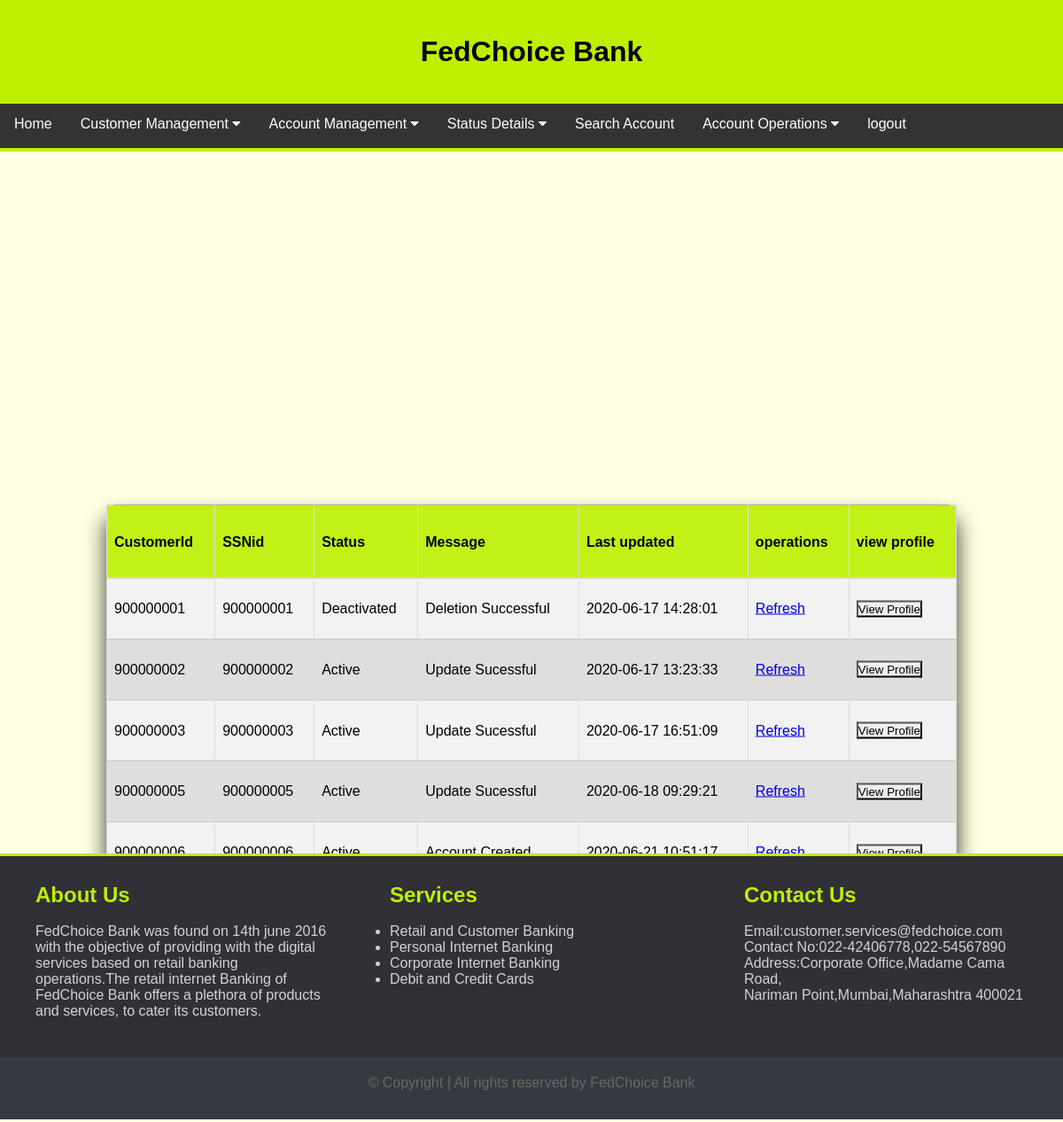
Page /customerstatus (signed in) on the committed database.
### application/models.py (models this page shows)
class Customerstatus(db.Model):
    __tablename__='customerstatus'
    SSNid=Column(Integer,CheckConstraint('SSNid>99999999 and SSNid<999999999'),primary_key=True)
    customerid=Column(Integer,CheckConstraint('customerid>99999999 and customerid<999999999'),unique=True)
    status=Column(String)
    message=Column(String)
    lastupdated=Column(DateTime)

### application/routes.py (the view)
@app.route('/customerstatus')     #route for customer status page
@login_required
def customerstatus():
    customers=Customerstatus.query.all()
    return render_template('customerstatus.html',customers=customers)

### application/__init__.py (called while the page is built)
@login_manager.user_loader
def user_loader(email):
    validate=Users.query.filter_by(email=email).first()
    if not validate:
        return
    user = User()
    user.id = email
    return user

### application/templates/customerstatus.html (shortened to what this page needs)
{% include 'includes/header.html' %}
{% include 'includes/navbar.html' %}
<body style="min-height: 0%;"></body>
    <table id="customers" class="box">
       <tr>
           <th>CustomerId</th>
            <th>SSNid</th>
           <th>Status</th>
           <th>Message</th>
           <th>Last updated</th>
           <th>operations</th>
           <th>view profile</th>
       </tr>
       {% for customer in customers %}
       <tr>
           <td>{{customer.customerid}}</td>
           <td>{{customer.SSNid}}</td>
           <td>{{customer.status}}</td>
           <td>{{customer.message}}</td>
           <td>{{customer.lastupdated.strftime("%Y-%m-%d %H:%M:%S")}}</td>
           <td><a href="#">Refresh</a></td>
           <td>
            <form action="{{ url_for('viewcustomer')}}" method="POST">
                    <button>View Profile</button>
            </form>
        </td>
       </tr>
       {% endfor %}
   </table>
</body>
</html>
{% include 'includes/footer.html' %}

### application/templates/includes/header.html (shortened to what this page needs)
<!doctype html>
<html>
<head>
<link rel="stylesheet" type="text/css" href="{{url_for('static',filename='css/style.css')}}">
<link rel="stylesheet" href="https://cdnjs.cloudflare.com/ajax/libs/font-awesome/4.7.0/css/font-awesome.min.css">
</head>
<div class='header'>
    <h1>FedChoice Bank </h1>
</div>

### application/templates/includes/navbar.html (shortened to what this page needs)
<div class="navbar">
  <a href="/home">Home</a>
    {% if current_user.is_authenticated %}
    <div class="dropdown">
      <button class="dropbtn">Customer Management
        <i class="fa fa-caret-down"></i>
      </button>
    </div>
    <div class="dropdown">
        <button class="dropbtn">Account Management
          <i class="fa fa-caret-down"></i>
        </button>
    </div>
    <div class="dropdown">
      <button class="dropbtn">Status Details
        <i class="fa fa-caret-down"></i>
      </button>
    </div>
    <a href="/searchcustomer">Search Account</a>
    <div class="dropdown">
      <button class="dropbtn">Account Operations
        <i class="fa fa-caret-down"></i>
      </button>
    </div>
  <a href="/logout">logout</a>
  {%else%}
  <a href="/login">Login</a>
  {% endif %}
</div>
<div class="page-wrapper">
</div>

### application/templates/includes/footer.html
<div class="footer">
    <div class="footer-content">
    <div class="footer-section about">
        <h2>About Us</h2><br/>
        <p>FedChoice Bank was found on 14th june 2016 with the objective
            of providing with the digital services based on retail banking operations.The retail internet Banking of FedChoice Bank offers a plethora of products and services, to cater its customers.
        </p>
    </div>
    <div class="footer-section services">
        <h2>Services</h2><br>
        <ul>
            <li>Retail and Customer Banking</li>
            <li>Personal Internet Banking</li>
            <li>Corporate Internet Banking</li>
            <li>Debit and Credit Cards</li>
        </ul>
    </div>
    <div class="footer-section contact">
        <h2>Contact Us</h2><br>
        <p>Email:customer.services@fedchoice.com</p>
        <p>Contact No:022-42406778,022-54567890</p>
        <p>Address:Corporate Office,Madame Cama Road,</p>
        <p>Nariman Point,Mumbai,Maharashtra 400021</p>
    </div>
    </div>
    <div class="footer-bottom">
        &copy; Copyright | All rights reserved by FedChoice Bank
    </div>
</div>

### application/static/css/style.css (style rules this page uses)
html,body { height:90%; background-color: rgb(255, 255, 225); }
.page-wrapper { min-height: 110%; }
.box { position:absolute; top:70%; left:50%; transform:translate(-50%,-50%); width:400px; padding:40px; background:rgba(0,0,0,.8); box-sizing:border-box; box-shadow:0 15px 25px rgba(0,0,0,.8); border-radius:10px; }
td { padding-bottom:5px; color:white; padding-left:10px; }
* { margin:0; padding:0; font-family:sans-serif; background-size:cover; }
.navbar { overflow: hidden; background-color: #333; height: 50px; border-bottom: 4px solid #beef00; }
.navbar a { float: left; font-size: 16px; color: white; text-align: center; padding: 14px 16px; text-decoration: none; }
.dropdown { float: left; overflow: hidden; }
.dropdown .dropbtn { font-size: 16px; border: none; outline: none; color: white; padding: 14px 16px; background-color: inherit; font-family: inherit; margin: 0; }
#customers { font-family: "Trebuchet MS", Arial, Helvetica, sans-serif; border-collapse: collapse; width: 80%; height: 50%; color: black; margin: auto; }
#customers td, #customers th { border: 1px solid #ddd; padding: 8px; }
#customers td { color: black; }
#customers tr:nth-child(even) { background-color: #f2f2f2; }
#customers tr:nth-child(odd) { background-color: #e0dddd; }
#customers th { padding-top: 12px; padding-bottom: 12px; text-align: left; background-color: #c2f118; color: black; }
.footer { background: #303036; color:#d3d3d3; height:300px; position: relative; }
.footer .footer-content { border-top:3px solid #beef00; height:300px; display: flex; }
.footer .footer-content .footer-section { flex:1; padding:30px; padding-left: 40px; }
.footer .footer-content h2 { color: #beef00; }
.footer .footer-bottom { background: #343a40; color:#686868; height:50px; width: 100%; text-align:center; position: absolute; bottom: 0px; left: 0px; padding-top: 20px; }
.header { padding: 40px; text-align: center; text-decoration: solid; background-color: #beef00; }

### rows in the picture
Customerstatus: customerid "900000001", SSNid "900000001", status "Deactivated", message "Deletion Successful", lastupdated "2020-06-17 14:28:01"
Customerstatus: customerid "900000002", SSNid "900000002", status "Active", message "Update Sucessful", lastupdated "2020-06-17 13:23:33"
Customerstatus: customerid "900000003", SSNid "900000003", status "Active", message "Update Sucessful", lastupdated "2020-06-17 16:51:09"
Customerstatus: customerid "900000005", SSNid "900000005", status "Active", message "Update Sucessful", lastupdated "2020-06-18 09:29:21"
Customerstatus: customerid "900000006", SSNid "900000006", status "Active", message "Account Created", lastupdated "2020-06-21 10:51:17"
